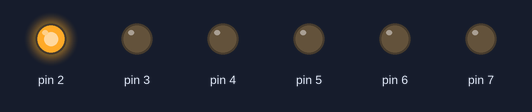
This sketch was run on a simulated Arduino Uno, built with avr-gcc and run on an emulated ATmega328P. Shown: output pins drawn as LEDs (lit = HIGH).

Above: at 0.1 s.
At 0.9 s:
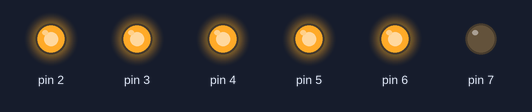
At 1.7 s:
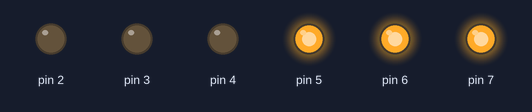
At 3.1 s:
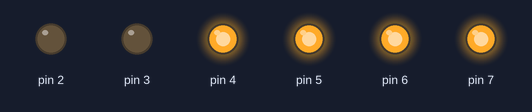
At 4.7 s:
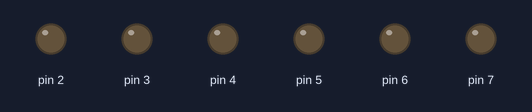
At 6.1 s:
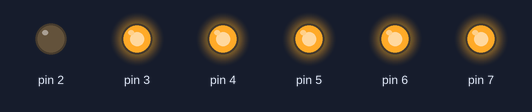
Timing chart, 0 to 6.4 s (numbered marks = the images above):
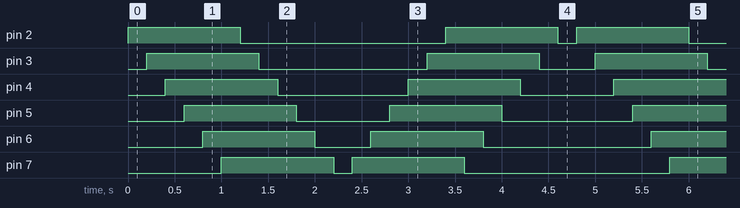

Measured:
- by itself, pin 2: repeats every 4.8 s: LOW 2.2 s, HIGH 1.2 s, LOW 0.20 s, HIGH 1.2 s
- by itself, pin 3: repeats every 4.8 s: LOW 1.8 s, HIGH 1.2 s, LOW 0.60 s, HIGH 1.2 s
- by itself, pin 4: repeats every 4.8 s: LOW 1.4 s, HIGH 1.2 s, LOW 1.0 s, HIGH 1.2 s
- by itself, pin 5: repeats every 4.8 s: LOW 1.0 s, HIGH 1.2 s, LOW 1.4 s, HIGH 1.2 s
- by itself, pin 6: repeats every 4.8 s: LOW 0.60 s, HIGH 1.2 s, LOW 1.8 s, HIGH 1.2 s
- by itself, pin 7: repeats every 4.8 s: LOW 0.20 s, HIGH 1.2 s, LOW 2.2 s, HIGH 1.2 s

The sketch:

flow_led.ino
```cpp
void setup() {
  // put your setup code here, to run once:
  for (int i = 2; i <= 7; i++) {
    pinMode(i,OUTPUT);
  }
}

void loop() {
  // put your main code here, to run repeatedly:
  for (int i = 2; i <= 7; i++) {
    digitalWrite(i,HIGH);
    delay(200);
  }
  for (int i = 2; i <= 7;  i++) {
    digitalWrite(i,LOW);
    delay(200);
  }
  for (int i = 7; i >= 2; i--) {
    digitalWrite(i,HIGH);
    delay(200);
  }
  for (int i = 7; i >= 2;  i--) {
    digitalWrite(i,LOW);
    delay(200);
  }
}
```
